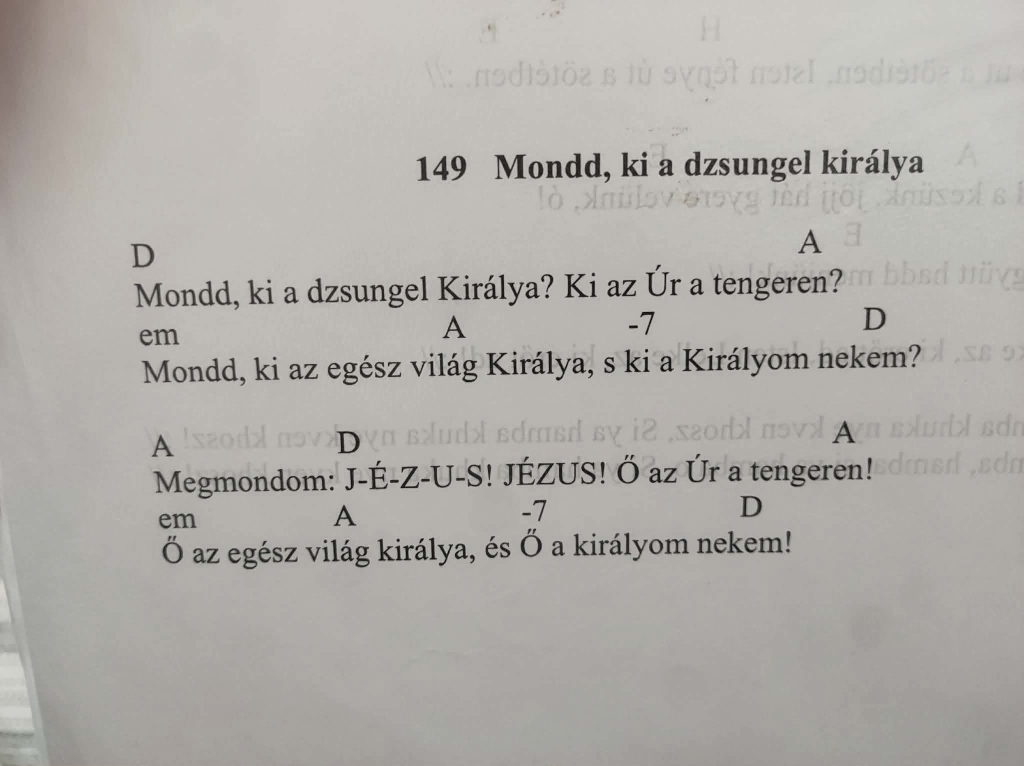
#> input picture e2e/chord-sheet.png, 2048 x 1532 px (shown at 1/2 size)
$ python -i photo_import_worker.py   (imports and definitions only)
#> lines starting #> are read from the running program, lines starting #| are printed output that depends on the picture
#!/usr/bin/env python3
"""Local stand-in for the photo-import backend.

Implements the contract the app already speaks, so the whole import flow can be
exercised on this machine before committing to any hosting:

    POST /extract   multipart/form-data, image under `image`
    -> 200 {"kind": "chordpro" | "musicxml", "content": "...", "warnings": [...]}

Run it, then paste the URL into Settings -> Photo import.

    python tools/photo_import_worker.py                # stub, no key needed
    python tools/photo_import_worker.py --easyocr      # real, offline, no key
    ANTHROPIC_API_KEY=sk-... python tools/photo_import_worker.py --live

Three modes, in increasing order of what they cost you:

  stub      a fixed song. Makes the whole app flow testable with no key, no
            network and no models — and names itself, so it can never be
            mistaken for a successful read.
  easyocr   EasyOCR on this machine. Free, offline, no key, no account. On a
            2400px Hungarian chord sheet it recovered all 14 chords over the
            right syllable, and 97.5% of the characters of a ground-truth hymn
            scan. Costs no more at phone resolution. See the OCR section below
            for why the detector thresholds are not the defaults.
  live      a vision model over the network. Needs a key, reads a page far
            better than OCR does, and costs a fraction of a cent per photo.

This is deliberately the same shape as the Cloudflare Worker it stands in for —
read the multipart body, work out what the page says, answer with the JSON
above. Porting it means replacing the http.server plumbing, not the logic.
(`--easyocr` is the exception: torch does not fit in a Worker. That mode is for
running here.)

Why the stdlib carries the default: this has to run on a machine that has
Python and nothing else installed, and adding a dependency to try an experiment
is how experiments stop getting tried. EasyOCR is imported inside the function
that needs it, so `--stub` still runs on a bare interpreter.
"""

import argparse
import base64
import collections
import json
import math
import os
import pathlib
import re
import statistics
import sys
from email.parser import BytesParser
from email.policy import default as default_policy
from http.server import BaseHTTPRequestHandler, ThreadingHTTPServer

# Returned by the stub. Deliberately contains the two things most likely to be
# got wrong downstream: accented Hungarian, and a line whose words start with
# note letters ("Csak Egy Az" must survive as lyrics, not become C, E and A).
# [22 lines left out: function stub_chordpro, not called in this run]

MODEL_PROMPT = (
    "This is a photograph of a song — lyrics with guitar chords, or a hymn "
    "page. Transcribe it as ChordPro. Put each chord in square brackets "
    "immediately before the syllable it falls on. Separate verses with a blank "
    "line. Include {title: ...} if a title is visible and {key: ...} if you can "
    "tell the key. Output only the ChordPro, no commentary, no code fences. "
    "Preserve the original language and its accents exactly."
)


# Checked when the env var is absent. A file rather than a flag so the key is
# never typed into a command line, never lands in shell history, and never has
# to be pasted into a conversation. Gitignored.
KEY_FILE = pathlib.Path(__file__).with_name(".anthropic_key")


# [61 lines left out: functions read_api_key, extract_with_model, not called in this run]


# ---------------------------------------------------------------------------
# OCR -> ChordPro
#
# The free, offline, key-free path. EasyOCR returns each token with a bounding
# box; `ChordPosition.position` on the app side is a character column into the
# lyric. Everything below is the bridge between those two, and it is ordinary
# arithmetic — no model, no network, and (apart from the reader itself) no
# dependency, so it is unit-tested in tools/test_photo_import_worker.py without
# EasyOCR installed at all.
#
# The classification rules are a deliberate port of ChordSheetParser's, not an
# approximation of them. The app re-parses whatever we emit, so if the two
# disagree about what a chord is, we hand it text it reads back differently
# than we wrote it.
# ---------------------------------------------------------------------------

# `confidence` is what the recogniser scored this region, carried through rather
# than dropped at this boundary. Nothing in the layout reads it; it exists so a
# reading can be explained afterwards. A chord that came back at 0.24 and a
# chord that came back at 0.96 produce the same missing chord downstream, and
# only the score says which one to go and fix.
#
# Defaulted, and every rebuild below goes through `_replace`, so the tests that
# construct a Box positionally keep working and no field-by-field rebuild can
# silently drop it — the failure mode this repo has already paid for three times.
Box = collections.namedtuple("Box", "text x0 y0 x1 y1 confidence",
                             defaults=(None,))

# Ported verbatim from ChordSheetParser (chord_sheet_parser.dart). The quality
# whitelist is the whole point: with a `.*` quality every Hungarian word
# starting with A-H "matches", and `Csak Egy Az` reads as three chords and no
# words. See that file's comment for the full argument.
#
# `H` is B natural in Hungarian notation. The worker emits it as written and
# the app renames it to `B` on the way into storage, so a photographed page
# stays a faithful transcription and one side owns the spelling.
# A lowercase root means minor in Central European notation — `em` is E minor,
# and Hungarian songbooks print it that way throughout. The app raises the case
# on the way into storage; the worker only has to agree that these are chords,
# because a row it does not recognise is emitted as lyrics and the chords on it
# reach the song as words.
# An accidental may be a sign or a syllable. Hungarian and German print it as
# one: `isz`/`is` is a sharp (`fiszm` is F sharp minor, `Fis` is F sharp) and
# `esz`/`sz` is a flat (`Esz` is E flat). Measured on the corpus, `fiszm` alone
# cost `166-tekozlo-fiu` three of its ten chord rows, because the row rule threw
# every chord on those rows away with it. A bare `s` is deliberately
# NOT a flat: it would read `Gsus2` as G flat carrying `us2`.
_ACCIDENTAL = r"(?:#|b|isz|is|esz|sz)"
_ONE_CHORD = (r"[A-GHa-gh]" + _ACCIDENTAL + r"?"
              r"(?:maj|min|m|dim|aug|sus|add|\+|°|[#b]?\d+)*"
              r"(?:/[A-GHa-gh]" + _ACCIDENTAL + r"?)?")
# Chords joined by hyphens are one token, because that is how the book prints two
# chords played in succession over one syllable: `Amaj7-A7`, `Cadd9-Csus2`,
# `G5-Gsus2`, `D-E`. Every part has to be a chord on its own, which is what keeps
# `ici-picit` a word. The app separates them again on the way into storage - see
# `ChordSheetParser.chordsIn` - so nothing ever transposes a symbol naming two
# pitches.
#
# In the PATTERN and not in `is_chord_token`, and that is the whole point. The
# gold editor colours rows client-side and is handed these patterns rather than a
# hand-copied JavaScript translation of them, precisely so one source of truth
# stays one. The first version of the hyphen rule lived in the function, so the
# editor went on calling `E fiszm E D-E A` a lyric row while both parsers read it
# as chords - the same drift that comment was written about.
_CHORD_TOKEN = re.compile("^(?:" + _ONE_CHORD + r")(?:-(?:" + _ONE_CHORD
                          + r"))*$")
# How many recognised chords a row needs before ONE unrecognised token is
# tolerated instead of making the whole row lyrics. See `chord_row_reason` for
# what these cost and what they bought; they are shipped to the gold editor,
# which colours rows client-side and cannot call the function.
_TOLERATE_AFTER = 3
_TOLERATE_AFTER_ODD_TOKEN = 2
# What a Hungarian word looks like and a misread chord does not: plain lowercase
# letters, no capital, no digit, no symbol.
_LOWERCASE_WORD = re.compile(r"^[a-záéíóöő"
                             r"úüű]+$")
# A row whose only chord is a bare root — `A`, `d`, `A -` — used to be resolved
# towards lyrics by a `_BARE_ROOT` regex here, on the grounds that `A` is the
# Hungarian definite article. The rule is gone: the ambiguity only arises when a
# root letter stands among words, and `chord_row_reason` already keeps such a row
# as lyrics: one chord and one unrecognised token is under the tolerance floor,
# which is exactly where `A szivemben` sits. A row holding nothing but one letter
# is not a line of words.
#
# It cost four real chords on two pages — `C` and `G` on 084-van-egy-ut, `D` and
# `A` on 151-zengjed-a-dalt — every one stored as a word. Removed to match
# `chord_sheet_parser.dart`, which no longer has the rule either.

# `-7`, `-m` — the chord before this one with something added, which is how the
# book avoids reprinting the letter. Names no pitch alone, so it is not a chord
# token; a lone dash stays plain filler.
_CONTINUATION = re.compile(r"^[-–—](.+)$")
# A bracket or a quote left standing on its own once a region is split into
# words. The songbook writes an optional chord as `( C )`, spaces inside the
# brackets, and the recogniser sometimes returns a stray apostrophe where a
# chord's glyph was — either one made the whole row read as lyrics, because a
# lone bracket is neither a chord nor a separator. It names no pitch and it is
# not a word, so it belongs here. `(C)` written closed still goes through
# _PARENTHESISED, where the brackets are the evidence that it is a chord.
_SEPARATOR = re.compile(
    r"^(?:[-–—]+|\|+|:\||\|:|\|\||[xX]\d+|\d+[xX]|[()\[\]'‘’\"]+)$")
_PARENTHESISED = re.compile(r"^\((.+)\)$")
# A section name printed inline on a chord row: an instruction to the player,
# not music. `109-tart-meg-a-kegyelem` sets `B  Asus4  A  - Intro x1` and
# `Gm  A7  Dm  - Intro`. The dash and the `x1` were already separators, so the
# word was the one unrecognised token the row tolerates - kept, and stored as a
# chord in the column the page printed the word in. `symbols` named it itself:
# *chord symbols the token rule cannot spell: Intro*.
#
# Capitalised, and case-sensitively so. That is how a page prints an
# instruction, and `intro`, `verse`, `cor`, `tag` and `solo` are ordinary words
# in one language or another; a lowercase one stays the row's single tolerated
# token, which is the behaviour that was already there. The pattern is shipped
# to the gold editor, which cannot pass flags, so IGNORECASE was not available
# either.
#
# Accented and unaccented spellings both, because the recogniser drops accents:
# `Refr[eé]n` covers what the page prints and what a hard JPEG returns.
#
# Only words this corpus attests, plus the ones a songbook prints in any
# language. Left out on purpose: `Tag`, `Solo`, `Cor`, `Ending`,
# `Instrumental` - each is an ordinary word somewhere, and none appears on any
# page here to calibrate against. NO ROMANIAN PAGE IS IN THE CORPUS, so
# `Strof[aă]` and `Refren` are the app's localisation talking, not a
# measurement.
#
# Calibrated the way the tolerance rule was: against every line of every gold
# file and of every song the app ships, 284 of them, this reclassifies none.
_DIRECTION = re.compile(
    r"^(?:Intro|Outro|Coda|Bridge|Chorus|Verse"
    r"|Refr[eé]n|Versszak|[AÁ]tvezet[oő]"
    r"|Ism[eé]tl[eé]s|Strof[aă])[.:]?$")

# Two boxes are on the same line when their centres are within this fraction of
# a glyph height. A photographed page is never square-on, so a line's baseline
# wanders by a few pixels; splitting on that would put every word on its own
# line.
_SAME_ROW = 0.6

# A verse break has to clear both bars: taller than one blank line, AND well
# above the page's usual line spacing. The first alone turns a loosely set page
# into one verse per line; the second alone cannot tell two verses from two
# lines when the page has only a couple of gaps to compare.
_BREAK_VS_HEIGHT = 1.0
_BREAK_VS_GAP = 1.6

# How much taller than the body text the first line must be to be a title.
#
# Type size alone is a weak signal on a photographed page, and on one real page
# it is the wrong sign: `151-zengjed-a-dalt` prints its title at a *smaller* row
# height than the body median (49 against 51.5), because the body carries
# accents and descenders that the short title does not. That rule could never
# fire there, and the title landed in the lyrics.
_TITLE_HEIGHT = 1.25

# The other signal, which is much stronger on a hymnal page: a title leads with
# the song number, and it is *short*. A lyric line is a sentence.
#
# Measured over the corpus, first-row length against the median body line:
#   084-van-egy-ut       `84 . Van egy út`        15 / 46 = 0.33  title
#   151-zengjed-a-dalt   `151   Zengjed a dalt`   20 / 41 = 0.49  title
#   109-tart-meg...      `1 Tart nag 0 kegyclem…` 40 / 40 = 1.00  verse 1, not a title
#
# So 0.6 separates them with room on both sides. The residual risk is a page
# with no title whose first line opens with a verse number — that line becomes
# the title. Accepted: it is visible on the review screen, it is one tap to fix,
# and the alternative is a title silently left in the words. There is no rule to
# keep in step in the app: `chord_sheet_parser.dart` reads a `{title:}`
# directive and never guesses.
_TITLE_WIDTH = 0.6
_NUMBER_LED = re.compile(r"^\s*\d{1,4}\s*\.?\s+\S")
# The heading of the NEXT song, standing as the last row of the page.
#
# A hymnal prints one song after another down the page, so a photograph framed on
# song 98 catches the head of song 99 at its foot.
# `098-szivemben-orom-dalol` gives up `99. Tobb erot` as its last row - clipped
# by the bottom edge of the image - and both arms were reading it as a lyric line
# of song 98.
#
# Not `_NUMBER_LED`, deliberately, though the two look alike. That one is the
# title test and it is paired with `_TITLE_WIDTH`, which is what keeps
# `10 000 angyal` from becoming song 10; there is no width to lean on at the foot
# of a page, so this carries the exclusion itself - what follows the number must
# not be another digit. Written to match `_numberedHeading` in
# `photo_text_bridge.dart` character for character, because the two arms have to
# agree about what a heading is.
_NEXT_SONG_HEADING = re.compile(r"^\s*\d{1,4}\s*[.):]?\s+\D")

# EasyOCR scores every read. Below this the token is far likelier to be a stave
# line or a slur than a word, and a wrong word costs more than a missing one.
_MIN_CONFIDENCE = 0.2

# CRAFT's defaults are tuned for prose, and they quietly drop a single letter
# sitting alone in white space — which is exactly what a chord is. On a rendered
# 2400px chord sheet the defaults found 9 of 14 chords; every miss was a lone
# `G` or `D`, and all four `A`s and both `Hm`s came through, so the loss lands
# on the sparsest glyphs rather than at random.
#
# Both values have to move: text_threshold alone got 11 of 14, low_text alone
# still 9, together 14. Lowering text_threshold *without* low_text is also
# ~4x slower (113s against 25s), because the high low_text leaves CRAFT growing
# a crowd of marginal regions that each cost a recogniser pass. Lowered
# together the run costs nothing extra.
_TEXT_THRESHOLD = 0.5
_LOW_TEXT = 0.3

# EasyOCR's two commonest Hungarian confusions. Both fire only where a digit
# touches a letter — digits do not occur inside Hungarian words, so that is
# strong evidence of a misread glyph, while a verse number, a fret number or a
# repeat count stands alone and survives. Both are length-preserving, which is
# what lets them run after layout without shifting a single chord column.
#
#   1 -> i   carried over from convert_hymn.ocr_lyrics_from_image, narrowed.
#   6 -> ő   measured here: every error in the ground-truth hymn scan was `ő`,
#            read as `ó`, `ö` or `6`. Only the `6` case is repairable — `ó` and
#            `ö` are ordinary letters, so rewriting them would break `jó` and
#            `föld` to fix `tól`.
_ONE_IN_WORD = re.compile(r"(?<=[^\W\d_])1|1(?=[^\W\d_])", re.UNICODE)
_SIX_IN_WORD = re.compile(r"(?<=[^\W\d_])6|6(?=[^\W\d_])", re.UNICODE)


# [14 lines left out: functions _unwrap, is_chord_token, not called in this run]


def is_continuation(token: str) -> bool:
    """True when [token] is `-7`-style shorthand for the chord before it."""
    return bool(_CONTINUATION.match(_unwrap(token)))


# [95 lines left out: functions is_direction, chord_row_reason, tolerates_one_unknown, not called in this run]


def is_chord_row(texts) -> bool:
    """True when [texts] should be read as a row of chords."""
    return chord_row_reason(texts)[0]


# [72 lines left out: functions split_regions, as_chord_row, _german_chords_in, boxes_from_easyocr, not called in this run]


# How far off square a handheld photo is worth correcting, and how finely to
# look. Beyond about this the page is not a photograph of a song, it is a
# photograph of a table with a song on it.
_MAX_SKEW = 12.0
_SKEW_STEP = 0.25

# Below this there is nothing to gain and the rotation only adds rounding.
_SKEW_FLOOR = 0.4

# A skew estimate needs several lines to be evidence rather than noise.
_MIN_BOXES_FOR_SKEW = 6

# A space the recogniser inserted before its own punctuation. Measured: a
# region came back as `vagy ,` at 0.60 confidence, which imported the lyric as
# `mert velem vagy ,`. It is one region and not two, so no amount of layout
# reaches it — the recognised text itself is what is wrong.
#
# A dash is deliberately absent: ` - ` separates syllables all over a hymnal
# page and is not stray spacing.
_SPACE_BEFORE_PUNCTUATION = re.compile(r"\s+([,.;:!?])")


# [102 lines left out: functions estimate_skew, deskew, _is_noise_row, group_rows, not called in this run]


# A gutter has to be this many typical glyph widths across, and each column
# needs at least this many boxes to count as a column rather than a stray mark.
_GUTTER_WIDTH = 4.0
_MIN_COLUMN_BOXES = 3


# [142 lines left out: functions split_columns, _char_width, _lay_out, _column_for, _lay_out_chords, _repair_ocr and 1 more, not called in this run]


def _row_height(row) -> float:
    return statistics.median(b.y1 - b.y0 for b in row)


# [219 lines left out: functions _row_confidence, _log, chordpro_from_boxes, _lay_out_column, not called in this run]


# Building the reader loads torch and the language models, which takes seconds
# and megabytes. Once per process, not once per photo.
_reader = None


# [7 lines left out: function easyocr_reader, not called in this run]


# Show-through suppression. A hymnal is printed on thin paper, so the reverse
# page reads through it — and the recogniser dutifully returns that mirrored text
# as words. Measured on song 149: it came back as `n bbod`, `$`, `drnisdl ,Edtt`
# stuck to the real lyrics, and worse, CRAFT merged it into the real regions,
# which both inflated their boxes and destroyed a whole chord row.
#
# The ghost is always LIGHTER than the print, so it can be erased on brightness
# alone once uneven lighting is out of the way. `_BACKGROUND_RADIUS` estimates
# the local paper colour to divide out; the levels window then sends anything
# above it to white. A median blur rather than a Gaussian: it does not bleed the
# letters into their own background estimate.
_BACKGROUND_RADIUS = 51
_GHOST_LEVELS = (110, 190)

# What counts as a page with show-through, and how much of it there has to be.
#
# Measured after flattening: the ghosted page of song 149 has 2.17% of its
# pixels in this band, against 0.00%-0.60% for seven clean scans, renders and
# simulated photographs. The threshold sits between the two with margin either
# side. Antialiasing along the edge of real print lands in the same band, which
# is why a fraction rather than a presence test.
#
# Calibrated on one ghosted page, so err towards not firing: a page that misses
# the gate is read exactly as it was before this existed, while a clean page
# that trips it loses a chord or two to eroded strokes.
_PALE_BAND = (170, 235)
_PALE_FRACTION = 0.012


# What a page of text needs to keep its accents. A Hungarian `ő` differs from
# `ó` by two hairline strokes, and they are the first thing a hard JPEG throws
# away — measured on a real upload: 2048x1532 at 0.026 bytes per pixel came back
# reading `erót` for `erőt`, and `-7` as `27`.
#
# Both halves matter. Pixels alone are not enough (a 4000px image squeezed to
# 90KB has lost the same detail) and bytes alone are not either, so the test is
# bytes per pixel with a floor on the long edge.
# A page smaller than this cannot hold legible text at all, whatever its
# compression; below the density, the pixels are there but the fine strokes have
# been quantised away. Either alone is enough to lose the accents, so the test is
# an OR — and a lightly compressed 2048px scan passes both, because it genuinely
# has the detail.
_MIN_LONG_EDGE = 1200
_MIN_BYTES_PER_PIXEL = 0.08


# [16 lines left out: function resolution_note, not called in this run]


def _flatten(grey):
    """[grey] divided by its own local background, so lighting stops mattering.

    Without this, one global brightness window either keeps the ghost in the
    bright half of a photographed page or eats the real print in the shadowed
    half. A median rather than a Gaussian: it does not bleed the letters into
    their own background estimate.
    """
    import cv2

    shortest = min(grey.shape[:2])
    radius = min(_BACKGROUND_RADIUS, shortest if shortest % 2 else shortest - 1)
    if radius < 3:
        return grey
    return cv2.divide(grey, cv2.medianBlur(grey, radius), scale=255)
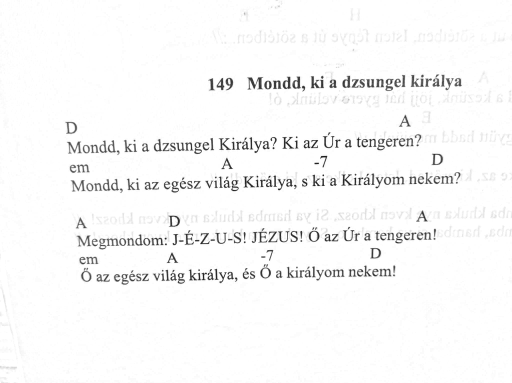
#> returned value: shape (1532, 2048) (shown at 1/4 size); min 0, max 255, mean 248.2


# [12 lines left out: function has_show_through, not called in this run]


def suppress_show_through(rgb):
    """[rgb] with the reverse page's bleed-through erased.

    Returns a 3-channel array, since that is what the reader expects.
    """
    import cv2
    import numpy

    flattened = _flatten(cv2.cvtColor(rgb, cv2.COLOR_RGB2GRAY))
    low, high = _GHOST_LEVELS
    stretched = (flattened.astype(numpy.float32) - low) * (255.0 / (high - low))
    cleaned = numpy.clip(stretched, 0, 255).astype(numpy.uint8)
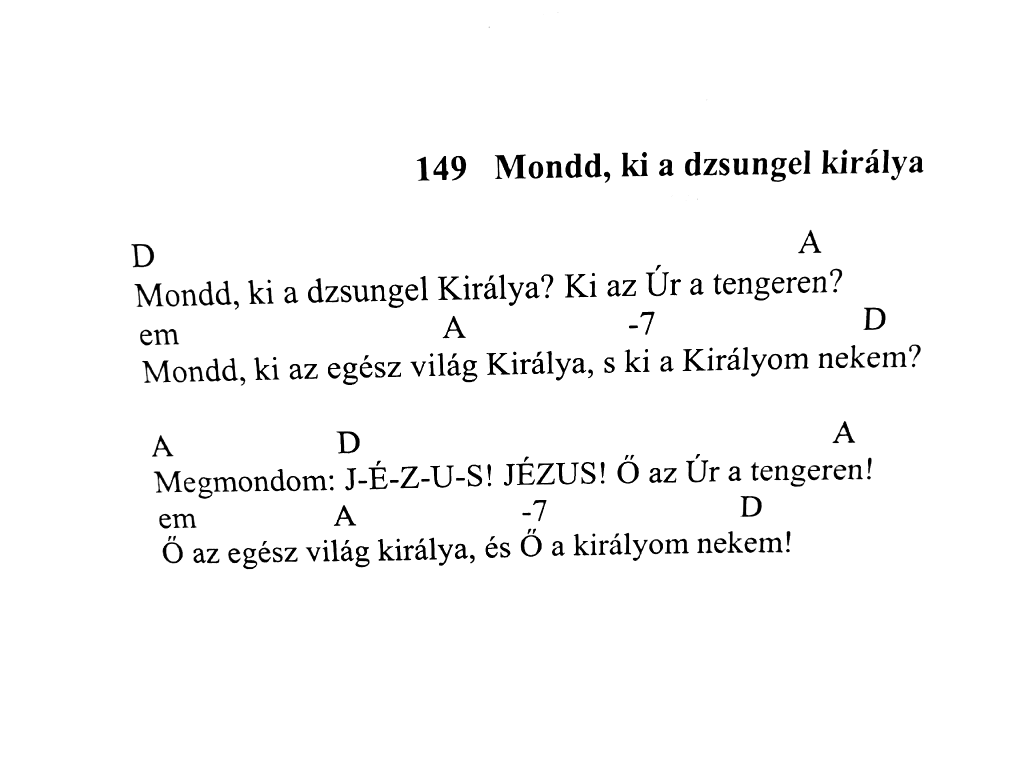
#> cleaned: shape (1532, 2048) (shown at 1/2 size); min 0, max 255, mean 248
    return cv2.cvtColor(cleaned, cv2.COLOR_GRAY2RGB)
#> returned value: shape (1532, 2048, 3)
#> (the rest of the program and of its run is left out)
